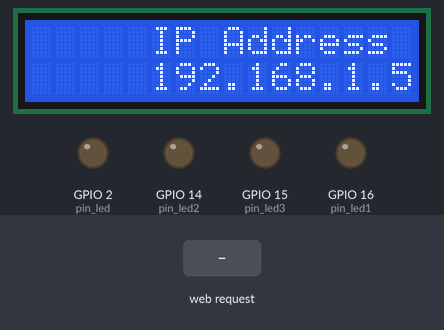
A sketch run on a simulated ESP8266 (NodeMCU). Shown: 16×2 character LCD, output pins drawn as LEDs (lit = HIGH). Inputs (shaded band) come from the test bench. WiFi joins after 1.5 s; servers stay silent unless stated; storage starts empty; what the sketch prints to the serial monitor is not drawn.

Above: at 2.8 s.
2.9 s: HTTP request GET /ledstate received
At 3.8 s:
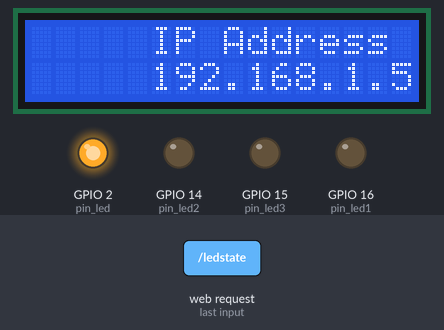
4.4 s: HTTP request GET /ledstate1 received
At 4.9 s:
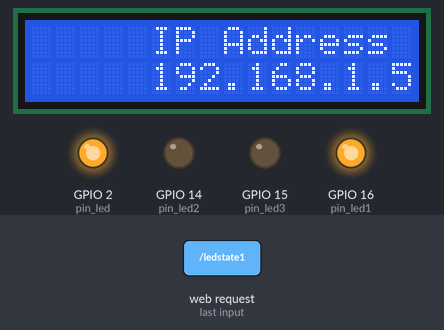
5.9 s: HTTP request GET /ledstate2 received
At 7.1 s:
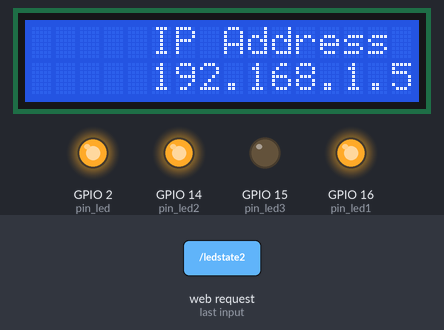
7.4 s: HTTP request GET /ledstate3 received
At 8.4 s:
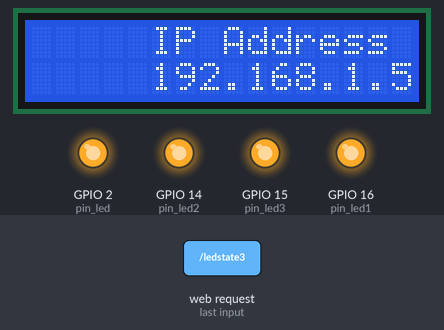
8.9 s: HTTP request GET /ledstate received
At 9.6 s:
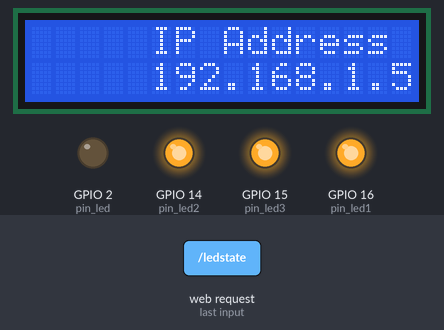
10.4 s: HTTP request GET /ledstate1 received
At 10.7 s:
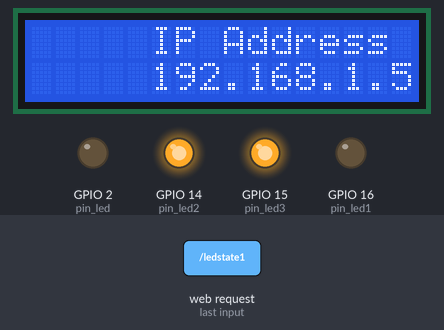
Timing chart, 0 to 12.9 s (numbered marks = the images above; inputs shaded):
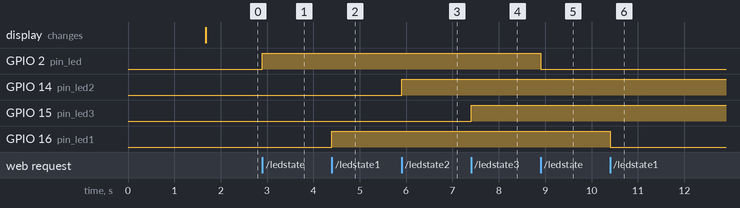

Measured:
- after the input at 2.9 s, GPIO 2 (pin_led): LOW → HIGH at once
- after the input at 4.4 s, GPIO 16 (pin_led1): LOW → HIGH at once
- after the input at 5.9 s, GPIO 14 (pin_led2): LOW → HIGH at once
- after the input at 7.4 s, GPIO 15 (pin_led3): LOW → HIGH at once
- after the input at 8.9 s, GPIO 2 (pin_led): HIGH → LOW at once
- after the input at 10.4 s, GPIO 16 (pin_led1): HIGH → LOW at once

The sketch:

micro_server_esp8266.ino
```cpp
#include <ArduinoOTA.h>
#include <WiFiUdp.h>

#include <ESP8266WiFi.h>
#include <ESP8266WebServer.h>
#include <FS.h>
#include <LiquidCrystal_I2C.h>
LiquidCrystal_I2C lcd(0x3F, 16, 2);

ESP8266WebServer server;
uint8_t pin_led = 2;
uint8_t pin_led1 = 16;
uint8_t pin_led2 = 14;
uint8_t pin_led3 = 15;
char* ssid = "----------";
char* password = "----------";

void setup()
{

  lcd.begin(16,2);
  lcd.init();


  lcd.backlight();


  lcd.setCursor(5, 0);


  lcd.print("Welcome!");
  SPIFFS.begin();
  pinMode(pin_led, OUTPUT);
  pinMode(pin_led1, OUTPUT);
  pinMode(pin_led2, OUTPUT);
  pinMode(pin_led3, OUTPUT);
  WiFi.begin(ssid,password);
  Serial.begin(115200);
  while(WiFi.status()!=WL_CONNECTED)
  {
    Serial.print(".");
    delay(500);
  }

  Serial.println(WiFi.localIP());
  lcd.setCursor(5, 0);


  lcd.print("IP Address");
  lcd.setCursor(5, 1);
  lcd.print(WiFi.localIP());

  server.on("/",serveIndexFile);
  server.on("/ledstate",getLEDState);
  server.on("/ledstate1",getLEDState1);
  server.on("/ledstate2",getLEDState2);
  server.on("/ledstate3",getLEDState3);
  server.begin();
   ArduinoOTA.onStart([]() {
    String type;
    if (ArduinoOTA.getCommand() == U_FLASH) {
      type = "sketch";
    } else { // U_FS
      type = "filesystem";
    }

    // NOTE: if updating FS this would be the place to unmount FS using FS.end()
    Serial.println("Start updating " + type);
  });
  ArduinoOTA.onEnd([]() {
    Serial.println("\nEnd");
  });
  ArduinoOTA.onProgress([](unsigned int progress, unsigned int total) {
    Serial.printf("Progress: %u%%\r", (progress / (total / 100)));
  });
  ArduinoOTA.onError([](ota_error_t error) {
    Serial.printf("Error[%u]: ", error);
    if (error == OTA_AUTH_ERROR) {
      Serial.println("Auth Failed");
    } else if (error == OTA_BEGIN_ERROR) {
      Serial.println("Begin Failed");
    } else if (error == OTA_CONNECT_ERROR) {
      Serial.println("Connect Failed");
    } else if (error == OTA_RECEIVE_ERROR) {
      Serial.println("Receive Failed");
    } else if (error == OTA_END_ERROR) {
      Serial.println("End Failed");
    }
  });
  ArduinoOTA.begin();
}

void loop()
{
  server.handleClient();
  ArduinoOTA.handle();
}

void serveIndexFile()
{
  File file= SPIFFS.open("/index.html","r");
  server.streamFile(file, "text/html");
  file.close();
}

void toggleLED(int a)
{
  digitalWrite(a,!digitalRead(a));
}

void getLEDState()
{
  toggleLED(pin_led);
  String led_state = digitalRead(pin_led) ? "OFF" : "ON";
  server.send(200,"text/plain", led_state);
}
void getLEDState1()
{
  toggleLED(pin_led1);
  String led_state = digitalRead(pin_led1) ? "OFF" : "ON";
  server.send(200,"text/plain", led_state);
}
void getLEDState2()
{
  toggleLED(pin_led2);
  String led_state = digitalRead(pin_led2) ? "OFF" : "ON";
  server.send(200,"text/plain", led_state);
}
void getLEDState3()
{
  toggleLED(pin_led3);
  String led_state = digitalRead(pin_led3) ? "OFF" : "ON";
  server.send(200,"text/plain", led_state);
}
```
